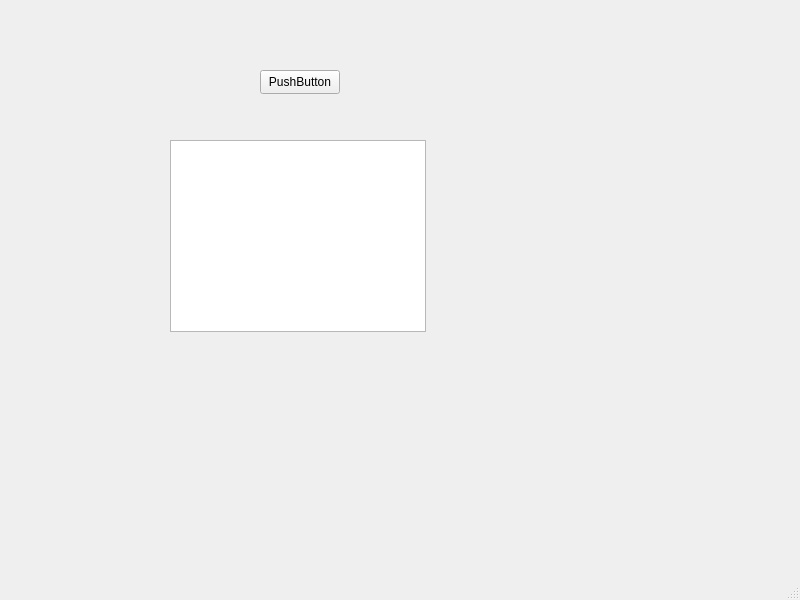
<?xml version="1.0" encoding="UTF-8"?>
<ui version="4.0">
 <class>MainWindow</class>
 <widget class="QMainWindow" name="MainWindow">
  <property name="geometry">
   <rect>
    <x>0</x>
    <y>0</y>
    <width>800</width>
    <height>600</height>
   </rect>
  </property>
  <property name="windowTitle">
   <string>MainWindow</string>
  </property>
  <widget class="QWidget" name="centralwidget">
   <widget class="QListView" name="tokenListView">
    <property name="geometry">
     <rect>
      <x>170</x>
      <y>140</y>
      <width>256</width>
      <height>192</height>
     </rect>
    </property>
   </widget>
   <widget class="QPushButton" name="loadButton">
    <property name="geometry">
     <rect>
      <x>260</x>
      <y>70</y>
      <width>80</width>
      <height>24</height>
     </rect>
    </property>
    <property name="text">
     <string>PushButton</string>
    </property>
   </widget>
  </widget>
  <widget class="QMenuBar" name="menubar">
   <property name="geometry">
    <rect>
     <x>0</x>
     <y>0</y>
     <width>800</width>
     <height>21</height>
    </rect>
   </property>
  </widget>
  <widget class="QStatusBar" name="statusbar"/>
 </widget>
 <resources/>
 <connections/>
</ui>
